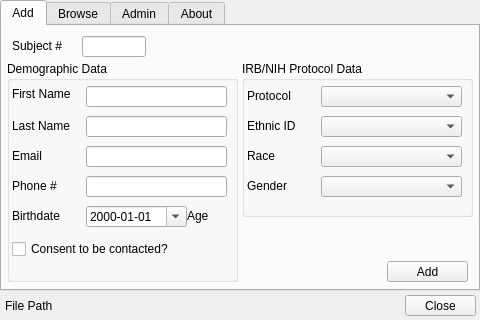
<?xml version="1.0" encoding="UTF-8"?>
<ui version="4.0">
 <class>Form</class>
 <widget class="QWidget" name="Form">
  <property name="geometry">
   <rect>
    <x>0</x>
    <y>0</y>
    <width>480</width>
    <height>320</height>
   </rect>
  </property>
  <property name="sizePolicy">
   <sizepolicy hsizetype="Preferred" vsizetype="Preferred">
    <horstretch>0</horstretch>
    <verstretch>0</verstretch>
   </sizepolicy>
  </property>
  <property name="windowTitle">
   <string>Form</string>
  </property>
  <widget class="QTabWidget" name="tabWidget">
   <property name="geometry">
    <rect>
     <x>0</x>
     <y>0</y>
     <width>480</width>
     <height>291</height>
    </rect>
   </property>
   <property name="currentIndex">
    <number>0</number>
   </property>
   <widget class="QWidget" name="tab">
    <attribute name="title">
     <string>Add</string>
    </attribute>
    <widget class="QLabel" name="label_6">
     <property name="geometry">
      <rect>
       <x>10</x>
       <y>12</y>
       <width>71</width>
       <height>16</height>
      </rect>
     </property>
     <property name="text">
      <string>Subject #</string>
     </property>
    </widget>
    <widget class="QLineEdit" name="add_subject_lineEdit">
     <property name="geometry">
      <rect>
       <x>80</x>
       <y>10</y>
       <width>64</width>
       <height>21</height>
      </rect>
     </property>
    </widget>
    <widget class="QPushButton" name="add_pushButton">
     <property name="geometry">
      <rect>
       <x>385</x>
       <y>235</y>
       <width>81</width>
       <height>21</height>
      </rect>
     </property>
     <property name="text">
      <string>Add</string>
     </property>
    </widget>
    <widget class="QGroupBox" name="groupBox_6">
     <property name="geometry">
      <rect>
       <x>5</x>
       <y>35</y>
       <width>231</width>
       <height>221</height>
      </rect>
     </property>
     <property name="title">
      <string>Demographic Data</string>
     </property>
     <widget class="QLabel" name="label_3">
      <property name="geometry">
       <rect>
        <x>5</x>
        <y>87</y>
        <width>71</width>
        <height>16</height>
       </rect>
      </property>
      <property name="text">
       <string>Email</string>
      </property>
     </widget>
     <widget class="QDateEdit" name="add_birthdate_dateEdit">
      <property name="geometry">
       <rect>
        <x>79</x>
        <y>145</y>
        <width>101</width>
        <height>21</height>
       </rect>
      </property>
      <property name="displayFormat">
       <string>yyyy-MM-dd</string>
      </property>
      <property name="calendarPopup">
       <bool>true</bool>
      </property>
     </widget>
     <widget class="QLabel" name="label_4">
      <property name="geometry">
       <rect>
        <x>5</x>
        <y>117</y>
        <width>71</width>
        <height>16</height>
       </rect>
      </property>
      <property name="text">
       <string>Phone #</string>
      </property>
     </widget>
     <widget class="QLineEdit" name="add_lname_lineEdit">
      <property name="geometry">
       <rect>
        <x>79</x>
        <y>55</y>
        <width>141</width>
        <height>21</height>
       </rect>
      </property>
     </widget>
     <widget class="QLabel" name="label_5">
      <property name="geometry">
       <rect>
        <x>5</x>
        <y>147</y>
        <width>71</width>
        <height>16</height>
       </rect>
      </property>
      <property name="text">
       <string>Birthdate</string>
      </property>
     </widget>
     <widget class="QLabel" name="label_2">
      <property name="geometry">
       <rect>
        <x>5</x>
        <y>57</y>
        <width>71</width>
        <height>16</height>
       </rect>
      </property>
      <property name="text">
       <string>Last Name</string>
      </property>
     </widget>
     <widget class="QLineEdit" name="add_email_lineEdit">
      <property name="geometry">
       <rect>
        <x>79</x>
        <y>85</y>
        <width>141</width>
        <height>21</height>
       </rect>
      </property>
     </widget>
     <widget class="QLineEdit" name="add_phone_lineEdit">
      <property name="geometry">
       <rect>
        <x>79</x>
        <y>115</y>
        <width>141</width>
        <height>21</height>
       </rect>
      </property>
     </widget>
     <widget class="QLabel" name="label">
      <property name="geometry">
       <rect>
        <x>5</x>
        <y>22</y>
        <width>71</width>
        <height>21</height>
       </rect>
      </property>
      <property name="text">
       <string>First Name</string>
      </property>
     </widget>
     <widget class="QLineEdit" name="add_fname_lineEdit">
      <property name="geometry">
       <rect>
        <x>79</x>
        <y>25</y>
        <width>141</width>
        <height>21</height>
       </rect>
      </property>
     </widget>
     <widget class="QCheckBox" name="add_contact_checkBox">
      <property name="geometry">
       <rect>
        <x>5</x>
        <y>175</y>
        <width>196</width>
        <height>26</height>
       </rect>
      </property>
      <property name="text">
       <string>Consent to be contacted?</string>
      </property>
     </widget>
     <widget class="QLabel" name="add_age_label">
      <property name="geometry">
       <rect>
        <x>180</x>
        <y>147</y>
        <width>51</width>
        <height>16</height>
       </rect>
      </property>
      <property name="text">
       <string>Age</string>
      </property>
     </widget>
    </widget>
    <widget class="QGroupBox" name="groupBox_7">
     <property name="geometry">
      <rect>
       <x>240</x>
       <y>35</y>
       <width>231</width>
       <height>156</height>
      </rect>
     </property>
     <property name="title">
      <string>IRB/NIH Protocol Data</string>
     </property>
     <widget class="QComboBox" name="add_protocol_comboBox">
      <property name="geometry">
       <rect>
        <x>79</x>
        <y>25</y>
        <width>141</width>
        <height>21</height>
       </rect>
      </property>
     </widget>
     <widget class="QLabel" name="label_7">
      <property name="geometry">
       <rect>
        <x>5</x>
        <y>57</y>
        <width>71</width>
        <height>16</height>
       </rect>
      </property>
      <property name="text">
       <string>Ethnic ID</string>
      </property>
     </widget>
     <widget class="QComboBox" name="add_gender_comboBox">
      <property name="geometry">
       <rect>
        <x>79</x>
        <y>115</y>
        <width>141</width>
        <height>21</height>
       </rect>
      </property>
     </widget>
     <widget class="QComboBox" name="add_ethnic_id_comboBox">
      <property name="geometry">
       <rect>
        <x>79</x>
        <y>55</y>
        <width>141</width>
        <height>21</height>
       </rect>
      </property>
     </widget>
     <widget class="QLabel" name="label_8">
      <property name="geometry">
       <rect>
        <x>5</x>
        <y>87</y>
        <width>71</width>
        <height>16</height>
       </rect>
      </property>
      <property name="text">
       <string>Race</string>
      </property>
     </widget>
     <widget class="QComboBox" name="add_race_comboBox">
      <property name="geometry">
       <rect>
        <x>79</x>
        <y>85</y>
        <width>141</width>
        <height>21</height>
       </rect>
      </property>
     </widget>
     <widget class="QLabel" name="label_9">
      <property name="geometry">
       <rect>
        <x>5</x>
        <y>117</y>
        <width>71</width>
        <height>16</height>
       </rect>
      </property>
      <property name="text">
       <string>Gender</string>
      </property>
     </widget>
     <widget class="QLabel" name="label_12">
      <property name="geometry">
       <rect>
        <x>5</x>
        <y>27</y>
        <width>71</width>
        <height>16</height>
       </rect>
      </property>
      <property name="text">
       <string>Protocol</string>
      </property>
     </widget>
    </widget>
   </widget>
   <widget class="QWidget" name="tab_2">
    <attribute name="title">
     <string>Browse</string>
    </attribute>
    <widget class="QComboBox" name="edit_subject_list_comboBox">
     <property name="geometry">
      <rect>
       <x>305</x>
       <y>10</y>
       <width>116</width>
       <height>21</height>
      </rect>
     </property>
    </widget>
    <widget class="QPushButton" name="edit_pushButton">
     <property name="geometry">
      <rect>
       <x>395</x>
       <y>235</y>
       <width>71</width>
       <height>21</height>
      </rect>
     </property>
     <property name="text">
      <string>Save</string>
     </property>
    </widget>
    <widget class="QLineEdit" name="edit_search_lineEdit">
     <property name="geometry">
      <rect>
       <x>60</x>
       <y>10</y>
       <width>126</width>
       <height>21</height>
      </rect>
     </property>
     <property name="toolTip">
      <string>Queries can be in the form &quot;FName:John OR LName:Smith&quot;</string>
     </property>
    </widget>
    <widget class="QLabel" name="label_20">
     <property name="geometry">
      <rect>
       <x>5</x>
       <y>12</y>
       <width>51</width>
       <height>16</height>
      </rect>
     </property>
     <property name="text">
      <string>Search:</string>
     </property>
    </widget>
    <widget class="QLabel" name="label_21">
     <property name="geometry">
      <rect>
       <x>250</x>
       <y>12</y>
       <width>61</width>
       <height>16</height>
      </rect>
     </property>
     <property name="text">
      <string>Subject:</string>
     </property>
    </widget>
    <widget class="QGroupBox" name="groupBox">
     <property name="geometry">
      <rect>
       <x>5</x>
       <y>35</y>
       <width>231</width>
       <height>91</height>
      </rect>
     </property>
     <property name="title">
      <string>Demographic Data</string>
     </property>
     <widget class="QFrame" name="frame">
      <property name="geometry">
       <rect>
        <x>5</x>
        <y>20</y>
        <width>221</width>
        <height>66</height>
       </rect>
      </property>
      <property name="frameShape">
       <enum>QFrame::StyledPanel</enum>
      </property>
      <property name="frameShadow">
       <enum>QFrame::Sunken</enum>
      </property>
      <widget class="QLabel" name="edit_name_label">
       <property name="geometry">
        <rect>
         <x>5</x>
         <y>5</y>
         <width>136</width>
         <height>16</height>
        </rect>
       </property>
       <property name="text">
        <string>Name</string>
       </property>
      </widget>
      <widget class="QLabel" name="edit_phone_label">
       <property name="geometry">
        <rect>
         <x>5</x>
         <y>45</y>
         <width>126</width>
         <height>16</height>
        </rect>
       </property>
       <property name="text">
        <string>Phone</string>
       </property>
      </widget>
      <widget class="QLabel" name="edit_email_label">
       <property name="geometry">
        <rect>
         <x>5</x>
         <y>25</y>
         <width>216</width>
         <height>16</height>
        </rect>
       </property>
       <property name="text">
        <string>Email</string>
       </property>
      </widget>
      <widget class="QCheckBox" name="edit_contact_checkBox">
       <property name="geometry">
        <rect>
         <x>140</x>
         <y>45</y>
         <width>76</width>
         <height>16</height>
        </rect>
       </property>
       <property name="text">
        <string>Contact?</string>
       </property>
      </widget>
      <widget class="QLabel" name="edit_dob_label">
       <property name="geometry">
        <rect>
         <x>140</x>
         <y>5</y>
         <width>81</width>
         <height>16</height>
        </rect>
       </property>
       <property name="text">
        <string>DOB</string>
       </property>
      </widget>
     </widget>
    </widget>
    <widget class="QGroupBox" name="groupBox_8">
     <property name="geometry">
      <rect>
       <x>240</x>
       <y>35</y>
       <width>231</width>
       <height>196</height>
      </rect>
     </property>
     <property name="title">
      <string>User Data</string>
     </property>
     <widget class="QTableWidget" name="edit_user_tableWidget">
      <property name="geometry">
       <rect>
        <x>5</x>
        <y>20</y>
        <width>221</width>
        <height>176</height>
       </rect>
      </property>
      <property name="verticalScrollBarPolicy">
       <enum>Qt::ScrollBarAlwaysOn</enum>
      </property>
      <property name="horizontalScrollBarPolicy">
       <enum>Qt::ScrollBarAlwaysOff</enum>
      </property>
      <property name="selectionBehavior">
       <enum>QAbstractItemView::SelectRows</enum>
      </property>
      <attribute name="horizontalHeaderDefaultSectionSize">
       <number>60</number>
      </attribute>
      <attribute name="horizontalHeaderMinimumSectionSize">
       <number>24</number>
      </attribute>
      <attribute name="horizontalHeaderStretchLastSection">
       <bool>true</bool>
      </attribute>
      <attribute name="verticalHeaderVisible">
       <bool>false</bool>
      </attribute>
      <attribute name="verticalHeaderDefaultSectionSize">
       <number>18</number>
      </attribute>
      <column>
       <property name="text">
        <string>Name</string>
       </property>
      </column>
      <column>
       <property name="text">
        <string>Value</string>
       </property>
      </column>
     </widget>
    </widget>
    <widget class="QLabel" name="edit_data_changed_label">
     <property name="geometry">
      <rect>
       <x>280</x>
       <y>235</y>
       <width>71</width>
       <height>21</height>
      </rect>
     </property>
     <property name="text">
      <string>Modified</string>
     </property>
     <property name="alignment">
      <set>Qt::AlignCenter</set>
     </property>
    </widget>
    <widget class="QCheckBox" name="edit_search_exact_checkBox">
     <property name="geometry">
      <rect>
       <x>185</x>
       <y>12</y>
       <width>61</width>
       <height>16</height>
      </rect>
     </property>
     <property name="font">
      <font>
       <family>Sans Serif</family>
       <pointsize>9</pointsize>
      </font>
     </property>
     <property name="layoutDirection">
      <enum>Qt::LeftToRight</enum>
     </property>
     <property name="text">
      <string>Exact</string>
     </property>
    </widget>
    <widget class="QPushButton" name="edit_search_back_pushButton">
     <property name="geometry">
      <rect>
       <x>425</x>
       <y>10</y>
       <width>21</width>
       <height>21</height>
      </rect>
     </property>
     <property name="palette">
      <palette>
       <active>
        <colorrole role="WindowText">
         <brush brushstyle="SolidPattern">
          <color alpha="255">
           <red>0</red>
           <green>0</green>
           <blue>255</blue>
          </color>
         </brush>
        </colorrole>
        <colorrole role="Text">
         <brush brushstyle="SolidPattern">
          <color alpha="255">
           <red>0</red>
           <green>0</green>
           <blue>255</blue>
          </color>
         </brush>
        </colorrole>
        <colorrole role="ButtonText">
         <brush brushstyle="SolidPattern">
          <color alpha="255">
           <red>0</red>
           <green>0</green>
           <blue>255</blue>
          </color>
         </brush>
        </colorrole>
       </active>
       <inactive>
        <colorrole role="WindowText">
         <brush brushstyle="SolidPattern">
          <color alpha="255">
           <red>0</red>
           <green>0</green>
           <blue>255</blue>
          </color>
         </brush>
        </colorrole>
        <colorrole role="Text">
         <brush brushstyle="SolidPattern">
          <color alpha="255">
           <red>0</red>
           <green>0</green>
           <blue>255</blue>
          </color>
         </brush>
        </colorrole>
        <colorrole role="ButtonText">
         <brush brushstyle="SolidPattern">
          <color alpha="255">
           <red>0</red>
           <green>0</green>
           <blue>255</blue>
          </color>
         </brush>
        </colorrole>
       </inactive>
       <disabled>
        <colorrole role="WindowText">
         <brush brushstyle="SolidPattern">
          <color alpha="255">
           <red>0</red>
           <green>0</green>
           <blue>255</blue>
          </color>
         </brush>
        </colorrole>
        <colorrole role="Text">
         <brush brushstyle="SolidPattern">
          <color alpha="255">
           <red>0</red>
           <green>0</green>
           <blue>255</blue>
          </color>
         </brush>
        </colorrole>
        <colorrole role="ButtonText">
         <brush brushstyle="SolidPattern">
          <color alpha="255">
           <red>0</red>
           <green>0</green>
           <blue>255</blue>
          </color>
         </brush>
        </colorrole>
       </disabled>
      </palette>
     </property>
     <property name="font">
      <font>
       <pointsize>12</pointsize>
       <weight>75</weight>
       <bold>true</bold>
      </font>
     </property>
     <property name="styleSheet">
      <string notr="true">QPushButton {color: blue; padding: 0px;}</string>
     </property>
     <property name="text">
      <string>&lt;</string>
     </property>
    </widget>
    <widget class="QPushButton" name="edit_search_fwd_pushButton">
     <property name="geometry">
      <rect>
       <x>445</x>
       <y>10</y>
       <width>21</width>
       <height>21</height>
      </rect>
     </property>
     <property name="palette">
      <palette>
       <active>
        <colorrole role="WindowText">
         <brush brushstyle="SolidPattern">
          <color alpha="255">
           <red>0</red>
           <green>0</green>
           <blue>255</blue>
          </color>
         </brush>
        </colorrole>
        <colorrole role="Text">
         <brush brushstyle="SolidPattern">
          <color alpha="255">
           <red>0</red>
           <green>0</green>
           <blue>255</blue>
          </color>
         </brush>
        </colorrole>
        <colorrole role="ButtonText">
         <brush brushstyle="SolidPattern">
          <color alpha="255">
           <red>0</red>
           <green>0</green>
           <blue>255</blue>
          </color>
         </brush>
        </colorrole>
       </active>
       <inactive>
        <colorrole role="WindowText">
         <brush brushstyle="SolidPattern">
          <color alpha="255">
           <red>0</red>
           <green>0</green>
           <blue>255</blue>
          </color>
         </brush>
        </colorrole>
        <colorrole role="Text">
         <brush brushstyle="SolidPattern">
          <color alpha="255">
           <red>0</red>
           <green>0</green>
           <blue>255</blue>
          </color>
         </brush>
        </colorrole>
        <colorrole role="ButtonText">
         <brush brushstyle="SolidPattern">
          <color alpha="255">
           <red>0</red>
           <green>0</green>
           <blue>255</blue>
          </color>
         </brush>
        </colorrole>
       </inactive>
       <disabled>
        <colorrole role="WindowText">
         <brush brushstyle="SolidPattern">
          <color alpha="255">
           <red>0</red>
           <green>0</green>
           <blue>255</blue>
          </color>
         </brush>
        </colorrole>
        <colorrole role="Text">
         <brush brushstyle="SolidPattern">
          <color alpha="255">
           <red>0</red>
           <green>0</green>
           <blue>255</blue>
          </color>
         </brush>
        </colorrole>
        <colorrole role="ButtonText">
         <brush brushstyle="SolidPattern">
          <color alpha="255">
           <red>0</red>
           <green>0</green>
           <blue>255</blue>
          </color>
         </brush>
        </colorrole>
       </disabled>
      </palette>
     </property>
     <property name="font">
      <font>
       <pointsize>12</pointsize>
       <weight>75</weight>
       <bold>true</bold>
      </font>
     </property>
     <property name="styleSheet">
      <string notr="true">QPushButton {color: blue; padding: 0px;}</string>
     </property>
     <property name="text">
      <string>&gt;</string>
     </property>
    </widget>
    <widget class="QGroupBox" name="groupBox_9">
     <property name="geometry">
      <rect>
       <x>5</x>
       <y>130</y>
       <width>114</width>
       <height>131</height>
      </rect>
     </property>
     <property name="title">
      <string>Protocols</string>
     </property>
     <widget class="QDateEdit" name="edit_protocol_date_dateEdit">
      <property name="geometry">
       <rect>
        <x>4</x>
        <y>104</y>
        <width>86</width>
        <height>21</height>
       </rect>
      </property>
      <property name="displayFormat">
       <string>yyyy-MM-dd</string>
      </property>
      <property name="calendarPopup">
       <bool>true</bool>
      </property>
     </widget>
     <widget class="QListWidget" name="edit_protocol_listWidget">
      <property name="geometry">
       <rect>
        <x>4</x>
        <y>19</y>
        <width>106</width>
        <height>81</height>
       </rect>
      </property>
      <property name="verticalScrollBarPolicy">
       <enum>Qt::ScrollBarAlwaysOn</enum>
      </property>
     </widget>
     <widget class="QPushButton" name="edit_protocol_date_remove_pushButton">
      <property name="geometry">
       <rect>
        <x>92</x>
        <y>104</y>
        <width>21</width>
        <height>21</height>
       </rect>
      </property>
      <property name="font">
       <font>
        <pointsize>12</pointsize>
        <weight>75</weight>
        <bold>true</bold>
       </font>
      </property>
      <property name="styleSheet">
       <string notr="true">QPushButton {color: red; padding: 0px;}</string>
      </property>
      <property name="text">
       <string>x</string>
      </property>
     </widget>
    </widget>
    <widget class="QGroupBox" name="groupBox_10">
     <property name="geometry">
      <rect>
       <x>123</x>
       <y>130</y>
       <width>114</width>
       <height>131</height>
      </rect>
     </property>
     <property name="title">
      <string>Reports</string>
     </property>
     <widget class="QListWidget" name="edit_reports_listWidget">
      <property name="geometry">
       <rect>
        <x>5</x>
        <y>20</y>
        <width>106</width>
        <height>81</height>
       </rect>
      </property>
      <property name="verticalScrollBarPolicy">
       <enum>Qt::ScrollBarAlwaysOn</enum>
      </property>
     </widget>
     <widget class="QPushButton" name="edit_reports_run_pushButton">
      <property name="geometry">
       <rect>
        <x>65</x>
        <y>104</y>
        <width>46</width>
        <height>21</height>
       </rect>
      </property>
      <property name="text">
       <string>Run</string>
      </property>
     </widget>
    </widget>
   </widget>
   <widget class="QWidget" name="tab_3">
    <attribute name="title">
     <string>Admin</string>
    </attribute>
    <widget class="QGroupBox" name="groupBox_2">
     <property name="geometry">
      <rect>
       <x>159</x>
       <y>0</y>
       <width>155</width>
       <height>131</height>
      </rect>
     </property>
     <property name="title">
      <string>Manage Protocols</string>
     </property>
     <widget class="QPushButton" name="admin_protocols_remove_pushButton">
      <property name="geometry">
       <rect>
        <x>100</x>
        <y>105</y>
        <width>21</width>
        <height>21</height>
       </rect>
      </property>
      <property name="font">
       <font>
        <pointsize>12</pointsize>
        <weight>75</weight>
        <bold>true</bold>
       </font>
      </property>
      <property name="styleSheet">
       <string notr="true">QPushButton {color: red; padding: 0px;}</string>
      </property>
      <property name="text">
       <string>x</string>
      </property>
     </widget>
     <widget class="QPushButton" name="admin_protocols_add_pushButton">
      <property name="geometry">
       <rect>
        <x>125</x>
        <y>105</y>
        <width>21</width>
        <height>21</height>
       </rect>
      </property>
      <property name="font">
       <font>
        <pointsize>12</pointsize>
        <weight>75</weight>
        <bold>true</bold>
       </font>
      </property>
      <property name="styleSheet">
       <string notr="true">QPushButton {color: green; padding: 0px;}</string>
      </property>
      <property name="text">
       <string>+</string>
      </property>
     </widget>
     <widget class="QListWidget" name="admin_protocols_listWidget">
      <property name="geometry">
       <rect>
        <x>5</x>
        <y>20</y>
        <width>146</width>
        <height>81</height>
       </rect>
      </property>
      <property name="verticalScrollBarPolicy">
       <enum>Qt::ScrollBarAlwaysOn</enum>
      </property>
     </widget>
    </widget>
    <widget class="QGroupBox" name="groupBox_3">
     <property name="geometry">
      <rect>
       <x>316</x>
       <y>0</y>
       <width>155</width>
       <height>266</height>
      </rect>
     </property>
     <property name="title">
      <string>Manage Variables</string>
     </property>
     <widget class="QPushButton" name="admin_user_remove_pushButton">
      <property name="geometry">
       <rect>
        <x>100</x>
        <y>235</y>
        <width>21</width>
        <height>21</height>
       </rect>
      </property>
      <property name="font">
       <font>
        <pointsize>12</pointsize>
        <weight>75</weight>
        <bold>true</bold>
       </font>
      </property>
      <property name="styleSheet">
       <string notr="true">QPushButton {color: red; padding: 0px;}</string>
      </property>
      <property name="text">
       <string>x</string>
      </property>
     </widget>
     <widget class="QPushButton" name="admin_user_add_pushButton">
      <property name="geometry">
       <rect>
        <x>125</x>
        <y>235</y>
        <width>21</width>
        <height>21</height>
       </rect>
      </property>
      <property name="font">
       <font>
        <pointsize>12</pointsize>
        <weight>75</weight>
        <bold>true</bold>
       </font>
      </property>
      <property name="styleSheet">
       <string notr="true">QPushButton {color: green; padding: 0px;}</string>
      </property>
      <property name="text">
       <string>+</string>
      </property>
     </widget>
     <widget class="QListWidget" name="admin_user_listWidget">
      <property name="geometry">
       <rect>
        <x>5</x>
        <y>20</y>
        <width>146</width>
        <height>211</height>
       </rect>
      </property>
      <property name="verticalScrollBarPolicy">
       <enum>Qt::ScrollBarAlwaysOn</enum>
      </property>
     </widget>
    </widget>
    <widget class="QGroupBox" name="groupBox_4">
     <property name="geometry">
      <rect>
       <x>2</x>
       <y>0</y>
       <width>155</width>
       <height>131</height>
      </rect>
     </property>
     <property name="title">
      <string>Manage Database</string>
     </property>
     <widget class="QPushButton" name="admin_db_create_pushButton">
      <property name="geometry">
       <rect>
        <x>5</x>
        <y>20</y>
        <width>146</width>
        <height>21</height>
       </rect>
      </property>
      <property name="text">
       <string>Create/Open DB...</string>
      </property>
     </widget>
     <widget class="QPushButton" name="admin_db_export_subjects_pushButton">
      <property name="geometry">
       <rect>
        <x>5</x>
        <y>43</y>
        <width>146</width>
        <height>21</height>
       </rect>
      </property>
      <property name="text">
       <string>Export Subject Data...</string>
      </property>
     </widget>
     <widget class="QPushButton" name="admin_db_export_db_pushButton">
      <property name="geometry">
       <rect>
        <x>5</x>
        <y>66</y>
        <width>146</width>
        <height>21</height>
       </rect>
      </property>
      <property name="text">
       <string>Export Entire db...</string>
      </property>
     </widget>
     <widget class="QPushButton" name="admin_db_load_schema_pushButton">
      <property name="geometry">
       <rect>
        <x>5</x>
        <y>90</y>
        <width>146</width>
        <height>21</height>
       </rect>
      </property>
      <property name="text">
       <string>Load Schema...</string>
      </property>
     </widget>
    </widget>
    <widget class="QGroupBox" name="groupBox_5">
     <property name="geometry">
      <rect>
       <x>2</x>
       <y>130</y>
       <width>311</width>
       <height>131</height>
      </rect>
     </property>
     <property name="title">
      <string>Manage Reports</string>
     </property>
     <widget class="QPushButton" name="admin_reports_remove_pushButton">
      <property name="geometry">
       <rect>
        <x>60</x>
        <y>105</y>
        <width>21</width>
        <height>21</height>
       </rect>
      </property>
      <property name="font">
       <font>
        <pointsize>12</pointsize>
        <weight>75</weight>
        <bold>true</bold>
       </font>
      </property>
      <property name="styleSheet">
       <string notr="true">QPushButton {color: red; padding: 0px;}</string>
      </property>
      <property name="text">
       <string>x</string>
      </property>
     </widget>
     <widget class="QPushButton" name="admin_reports_add_pushButton">
      <property name="geometry">
       <rect>
        <x>85</x>
        <y>105</y>
        <width>21</width>
        <height>21</height>
       </rect>
      </property>
      <property name="font">
       <font>
        <pointsize>12</pointsize>
        <weight>75</weight>
        <bold>true</bold>
       </font>
      </property>
      <property name="styleSheet">
       <string notr="true">QPushButton {color: green; padding: 0px;}</string>
      </property>
      <property name="text">
       <string>+</string>
      </property>
     </widget>
     <widget class="QListWidget" name="admin_reports_listWidget">
      <property name="geometry">
       <rect>
        <x>5</x>
        <y>20</y>
        <width>106</width>
        <height>81</height>
       </rect>
      </property>
      <property name="toolTip">
       <string>Checkboxes are for subject reports, which are intended to take a subject
number as input, and generate a report on that particular subject.</string>
      </property>
      <property name="verticalScrollBarPolicy">
       <enum>Qt::ScrollBarAlwaysOn</enum>
      </property>
     </widget>
     <widget class="QLineEdit" name="admin_reports_name_lineEdit">
      <property name="geometry">
       <rect>
        <x>160</x>
        <y>20</y>
        <width>146</width>
        <height>21</height>
       </rect>
      </property>
      <property name="toolTip">
       <string>Queries can be in the form &quot;FName:John OR LName:Smith&quot;</string>
      </property>
     </widget>
     <widget class="QLabel" name="label_10">
      <property name="geometry">
       <rect>
        <x>120</x>
        <y>25</y>
        <width>41</width>
        <height>16</height>
       </rect>
      </property>
      <property name="text">
       <string>Name</string>
      </property>
     </widget>
     <widget class="QLabel" name="label_11">
      <property name="geometry">
       <rect>
        <x>120</x>
        <y>50</y>
        <width>41</width>
        <height>16</height>
       </rect>
      </property>
      <property name="text">
       <string>Script</string>
      </property>
     </widget>
     <widget class="QLineEdit" name="admin_reports_script_lineEdit">
      <property name="geometry">
       <rect>
        <x>160</x>
        <y>45</y>
        <width>121</width>
        <height>21</height>
       </rect>
      </property>
      <property name="toolTip">
       <string>Queries can be in the form &quot;FName:John OR LName:Smith&quot;</string>
      </property>
     </widget>
     <widget class="QPushButton" name="admin_reports_script_pushButton">
      <property name="geometry">
       <rect>
        <x>285</x>
        <y>45</y>
        <width>21</width>
        <height>21</height>
       </rect>
      </property>
      <property name="font">
       <font>
        <pointsize>12</pointsize>
        <weight>75</weight>
        <bold>true</bold>
       </font>
      </property>
      <property name="styleSheet">
       <string notr="true">QPushButton {color: green; padding: 0px;}</string>
      </property>
      <property name="text">
       <string>...</string>
      </property>
     </widget>
     <widget class="QLabel" name="label_13">
      <property name="geometry">
       <rect>
        <x>120</x>
        <y>75</y>
        <width>41</width>
        <height>16</height>
       </rect>
      </property>
      <property name="text">
       <string>Args</string>
      </property>
     </widget>
     <widget class="QLineEdit" name="admin_reports_args_lineEdit">
      <property name="geometry">
       <rect>
        <x>160</x>
        <y>70</y>
        <width>146</width>
        <height>21</height>
       </rect>
      </property>
      <property name="toolTip">
       <string>Queries can be in the form &quot;FName:John OR LName:Smith&quot;</string>
      </property>
     </widget>
    </widget>
   </widget>
   <widget class="QWidget" name="tab_4">
    <attribute name="title">
     <string>About</string>
    </attribute>
    <widget class="QLabel" name="label_about">
     <property name="geometry">
      <rect>
       <x>40</x>
       <y>35</y>
       <width>396</width>
       <height>186</height>
      </rect>
     </property>
     <property name="text">
      <string/>
     </property>
    </widget>
   </widget>
  </widget>
  <widget class="QPushButton" name="close_pushButton">
   <property name="geometry">
    <rect>
     <x>405</x>
     <y>295</y>
     <width>71</width>
     <height>21</height>
    </rect>
   </property>
   <property name="text">
    <string>Close</string>
   </property>
  </widget>
  <widget class="QLabel" name="filePath_label">
   <property name="geometry">
    <rect>
     <x>5</x>
     <y>298</y>
     <width>386</width>
     <height>16</height>
    </rect>
   </property>
   <property name="layoutDirection">
    <enum>Qt::RightToLeft</enum>
   </property>
   <property name="text">
    <string>File Path</string>
   </property>
  </widget>
 </widget>
 <tabstops>
  <tabstop>add_fname_lineEdit</tabstop>
  <tabstop>add_lname_lineEdit</tabstop>
  <tabstop>add_email_lineEdit</tabstop>
  <tabstop>add_phone_lineEdit</tabstop>
  <tabstop>add_birthdate_dateEdit</tabstop>
  <tabstop>add_protocol_comboBox</tabstop>
  <tabstop>add_ethnic_id_comboBox</tabstop>
  <tabstop>add_race_comboBox</tabstop>
  <tabstop>add_gender_comboBox</tabstop>
  <tabstop>add_contact_checkBox</tabstop>
  <tabstop>add_pushButton</tabstop>
  <tabstop>add_subject_lineEdit</tabstop>
  <tabstop>tabWidget</tabstop>
  <tabstop>edit_search_lineEdit</tabstop>
  <tabstop>edit_subject_list_comboBox</tabstop>
  <tabstop>edit_user_tableWidget</tabstop>
  <tabstop>edit_pushButton</tabstop>
  <tabstop>admin_db_create_pushButton</tabstop>
  <tabstop>admin_reports_listWidget</tabstop>
  <tabstop>admin_reports_add_pushButton</tabstop>
  <tabstop>admin_reports_remove_pushButton</tabstop>
  <tabstop>admin_protocols_listWidget</tabstop>
  <tabstop>admin_protocols_add_pushButton</tabstop>
  <tabstop>admin_protocols_remove_pushButton</tabstop>
  <tabstop>admin_user_listWidget</tabstop>
  <tabstop>admin_user_add_pushButton</tabstop>
  <tabstop>admin_user_remove_pushButton</tabstop>
  <tabstop>close_pushButton</tabstop>
  <tabstop>edit_contact_checkBox</tabstop>
  <tabstop>edit_search_exact_checkBox</tabstop>
  <tabstop>edit_search_back_pushButton</tabstop>
  <tabstop>edit_search_fwd_pushButton</tabstop>
  <tabstop>edit_protocol_date_dateEdit</tabstop>
  <tabstop>edit_protocol_listWidget</tabstop>
  <tabstop>edit_protocol_date_remove_pushButton</tabstop>
  <tabstop>edit_reports_listWidget</tabstop>
  <tabstop>edit_reports_run_pushButton</tabstop>
  <tabstop>admin_db_export_subjects_pushButton</tabstop>
  <tabstop>admin_db_export_db_pushButton</tabstop>
  <tabstop>admin_db_load_schema_pushButton</tabstop>
 </tabstops>
 <resources/>
 <connections>
  <connection>
   <sender>close_pushButton</sender>
   <signal>clicked()</signal>
   <receiver>Form</receiver>
   <slot>close()</slot>
   <hints>
    <hint type="sourcelabel">
     <x>467</x>
     <y>341</y>
    </hint>
    <hint type="destinationlabel">
     <x>424</x>
     <y>335</y>
    </hint>
   </hints>
  </connection>
 </connections>
</ui>
